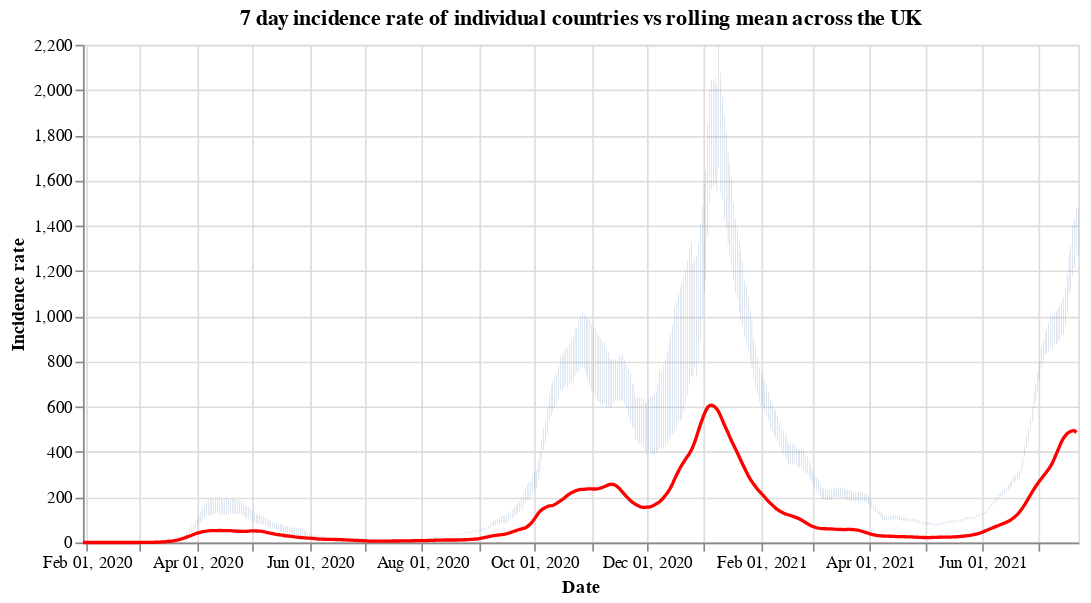

Notebook code for this chart:
### Code cell
#collapse
countries = uk_cases['areaName'].unique()
countries.sort()

selection = alt.selection_single(
    name='Select',
    fields=['areaName'],
    init={'areaName': 'Wales'},
    bind={'areaName': alt.binding_select(options=countries)}
)

# scatter plot, modify opacity based on selection
bars = alt.Chart(uk_cases).mark_bar().add_selection(
    selection
).encode(
    x=alt.X("yearmonthdate(date):T", axis=alt.Axis(title='Date')),
    y=alt.Y("weeklyCasesRate:Q", axis=alt.Axis(title='Incidence rate')),
    tooltip='weeklyCasesRate:Q',
    opacity=alt.condition(selection, alt.value(1), alt.value(0))
).properties(title=f'7 day incidence rate of individual countries vs rolling mean across the UK', width=600)

line = alt.Chart(overview_cases).mark_line(
    color='red',
    size=2,
).transform_window(
    rolling_mean='mean(weeklyCasesRate)',
    frame=[0, 7]
).encode(
    x='yearmonthdate(date):T',
    y='rolling_mean:Q'
)

alt.layer(bars, line)

### Figure 1 — Vega-Lite specification as saved in the notebook (floating-point values rounded to 4 significant figures; data arrays with more than 128 entries replaced by an {"elided": "..."} marker saying what was removed)
{"config": {"view": {"continuousWidth": 400, "continuousHeight": 300}}, "layer": [{"data": {"name": "data-9b521d71cd817f978dbd0618f7d8d4a4"}, "mark": "bar", "encoding": {"opacity": {"condition": {"value": 1, "selection": "Select"}, "value": 0}, "tooltip": {"type": "quantitative", "field": "weeklyCasesRate"}, "x": {"type": "temporal", "axis": {"title": "Date"}, "field": "date", "timeUnit": "yearmonthdate"}, "y": {"type": "quantitative", "axis": {"title": "Incidence rate"}, "field": "weeklyCasesRate"}}, "selection": {"Select": {"type": "single", "fields": ["areaName"], "init": {"areaName": "Wales"}, "bind": {"areaName": {"input": "select", "options": ["England", "Northern Ireland", "Scotland", "Wales"]}}}}, "title": "7 day incidence rate of individual countries vs rolling mean across the UK", "width": 600}, {"data": {"name": "data-a50e81fa7a7a1acb167d6df8eb307bcc"}, "mark": {"type": "line", "color": "red", "size": 2}, "encoding": {"x": {"type": "temporal", "field": "date", "timeUnit": "yearmonthdate"}, "y": {"type": "quantitative", "field": "rolling_mean"}}, "transform": [{"window": [{"op": "mean", "field": "weeklyCasesRate", "as": "rolling_mean"}], "frame": [0, 7]}]}], "$schema": "https://vega.github.io/schema/vega-lite/v4.8.1.json", "datasets": {"data-9b521d71cd817f978dbd0618f7d8d4a4": {"elided": "2068 records"}, "data-a50e81fa7a7a1acb167d6df8eb307bcc": {"elided": "540 records"}}}
